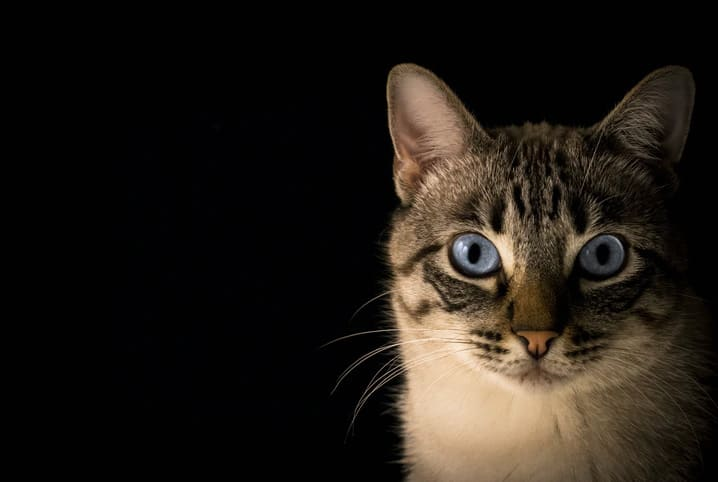
#> input picture Photos/Cat.jpg, 718 x 482 px
$ python countour.py
#> lines starting #> are read from the running program, lines starting #| are printed output that depends on the picture; after the words box and inside, x2 and y2 are one past the last pixel; in counts of white or black regions, pixels touching at a corner belong together
import cv2 as cv
import numpy as np


img = cv.imread('Photos/Cat.jpg')
#> img is the input picture: shape (482, 718, 3); mean B, G, R 21.7, 27.8, 33.4
cv.imshow('Img', img)

blank = np.zeros(img.shape, dtype='uint8')
cv.imshow("Blank", blank)


gray = cv.cvtColor(img, cv.COLOR_BGR2GRAY)
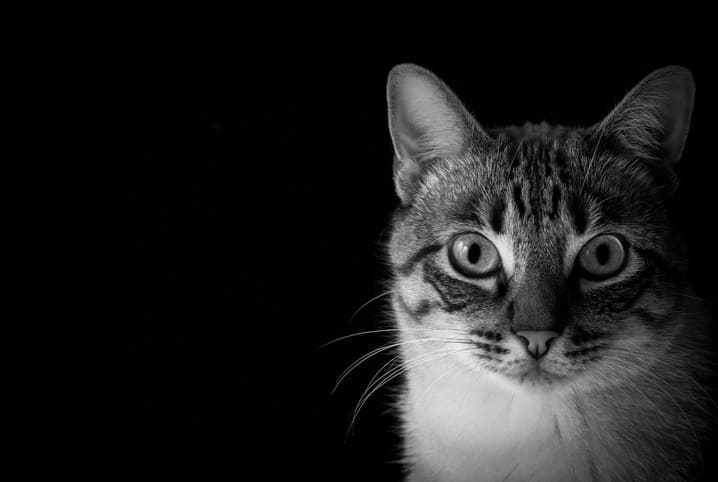
#> gray: shape (482, 718); min 0, max 239, mean 28.7
cv.imshow("Gray", gray)

# [5 lines of commented-out code are left out]

ret, thresh = cv.threshold(gray, 125, 255, cv.THRESH_BINARY)
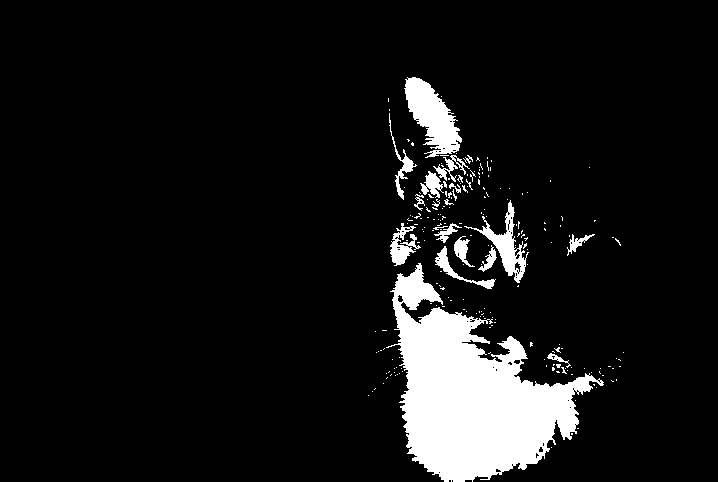
#> thresh: shape (482, 718); 8.6% white; 214 white regions (193 under 20 px)
cv.imshow("Thresh", thresh)

contours, hierarchies = cv.findContours(thresh, cv.RETR_LIST, cv.CHAIN_APPROX_NONE)
#> contours = 296 contours, 275 with area under 20; largest, box (x1, y1, x2, y2) and area: (386, 263, 604, 482) 21649, (404, 77, 462, 158) 2242, (464, 200, 529, 283) 1146, (390, 223, 421, 266) 493, (435, 246, 496, 289) 370
print(len(contours))
#| 296

cv.drawContours(blank, contours, -1, (0,0,255), 1)
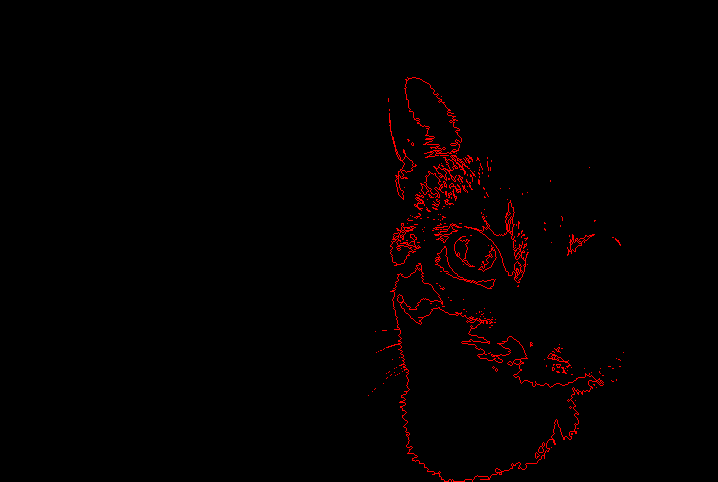
#> blank: shape (482, 718, 3); mean of channels 0, 1, 2 0, 0, 3.4; drawn as B, G, R
cv.imshow("Countors draw", blank)

cv.waitKey(0)
